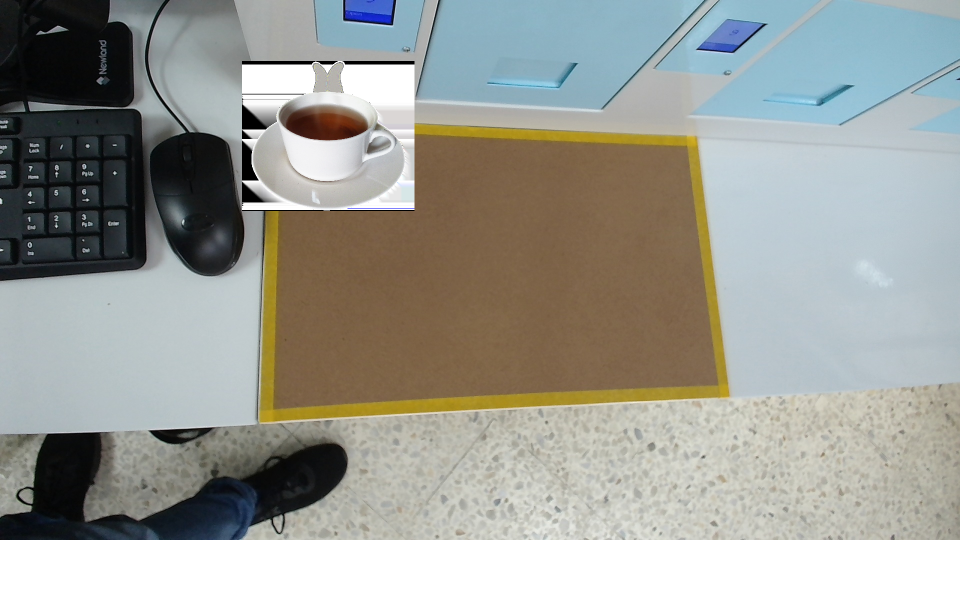
#> input picture img/p1.jpg, 1920 x 1223 px, found by its file name (shown at 1/2 size)
$ python approximate.py
#> lines starting #> are read from the running program, lines starting #| are printed output that depends on the picture; after the words box and inside, x2 and y2 are one past the last pixel; in counts of white or black regions, pixels touching at a corner belong together
import cv2
import numpy as np
image = cv2.imread(r'C:\Users\User\Desktop\perspective_tranform\img\p1.jpg')
#> image is the input picture: shape (1223, 1920, 3); mean B, G, R 152.8, 158.8, 157.4
original = image.copy()
hsv = cv2.cvtColor(image, cv2.COLOR_BGR2HSV)
#> hsv: shape (1223, 1920, 3); mean H, S, V 53, 46.7, 167.6
lower_brown = np.array([22, 85, 20])
upper_brown = np.array([65, 255, 212])
mask = cv2.inRange(hsv, lower_brown, upper_brown)
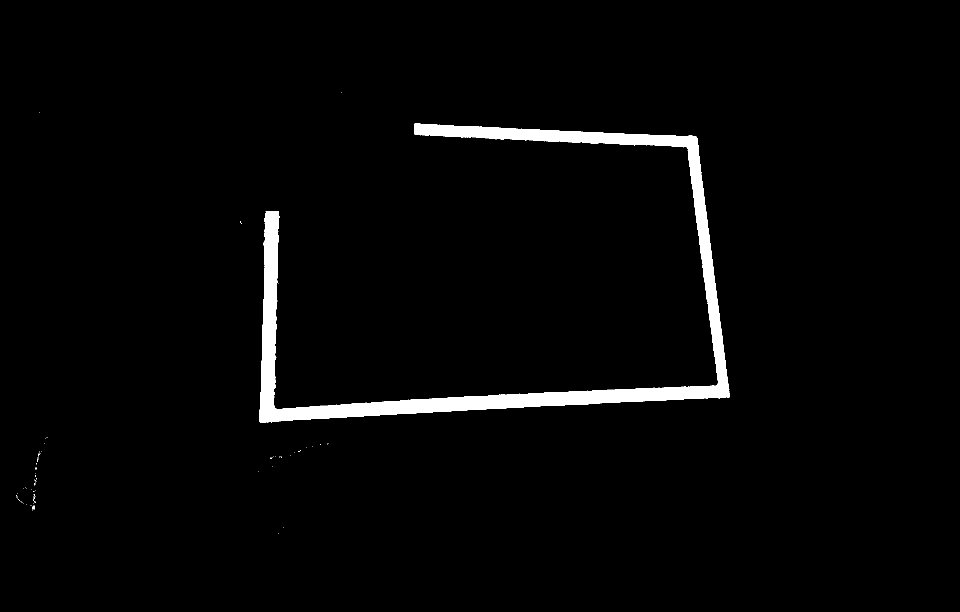
#> mask: shape (1223, 1920) (shown at 1/2 size); 2.5% white; 76 white regions (74 under 20 px)
contours, _ = cv2.findContours(mask, cv2.RETR_EXTERNAL, cv2.CHAIN_APPROX_SIMPLE)
#> contours = 76 contours, 75 with area under 20; largest, box (x1, y1, x2, y2) and area: (518, 247, 1460, 846) 55472
def order_points(pts):
    rect = np.zeros((4, 2), dtype="float32")
    s = pts.sum(axis=1)
    rect[0] = pts[np.argmin(s)]      # top-left
    rect[2] = pts[np.argmax(s)]      # bottom-right
    diff = np.diff(pts, axis=1)
    rect[1] = pts[np.argmin(diff)]   # top-right
    rect[3] = pts[np.argmax(diff)]   # bottom-left
    return rect
if contours:
    l_contours = max(contours, key=cv2.contourArea)
#> l_contours = contour of 1211 points, box (x1, y1, x2, y2) (518, 247, 1460, 846), area 55472
    epsilon = 0.06 * cv2.arcLength(l_contours, True)
#> epsilon = 306.5
    approx = cv2.approxPolyDP(l_contours, epsilon, True)
#> approx = [[531, 422], [520, 845], [1458, 794], [1390, 272], [829, 247], [1376, 296], [1430, 772], [553, 818]]
    if len(approx) == 4 and cv2.isContourConvex(approx):
        area = cv2.contourArea(approx)
        if area > 500:
            cv2.drawContours(image, [approx], -1, (0, 255, 0), 3)

            # --- เพิ่ม Perspective Transform ---
            pts = approx.reshape(4, 2)
            rect = order_points(pts)

            (tl, tr, br, bl) = rect
            widthA = np.linalg.norm(br - bl)
            widthB = np.linalg.norm(tr - tl)
            maxWidth = int(max(widthA, widthB))

            heightA = np.linalg.norm(tr - br)
            heightB = np.linalg.norm(tl - bl)
            maxHeight = int(max(heightA, heightB))

            dst = np.array([
                [0, 0],
                [maxWidth - 1, 0],
                [maxWidth - 1, maxHeight - 1],
                [0, maxHeight - 1]
            ], dtype="float32")

            # Perspective transform
            M = cv2.getPerspectiveTransform(rect, dst)
            warped = cv2.warpPerspective(original, M, (maxWidth, maxHeight))

            # แสดงผลภาพแปลงมุมมอง
            cv2.imshow("Warped", warped)

    else:
        hulls = [cv2.convexHull(c) for c in contours]
#> hulls = 76 contours, 74 with area under 20; largest, box (x1, y1, x2, y2) and area: (518, 247, 1460, 846) 483788, (65, 1011, 70, 1020) 23
        areas = [cv2.contourArea(h) for h in hulls]
#> areas = 76 values, max 483787.5 at index 73, min 0 at index 0, mean 6366.5
        if len(areas) > 0:
            max_idx = np.argmax(areas)
#> max_idx = 73
            max_hull = hulls[max_idx]
#> max_hull = contour of 20 points, box (x1, y1, x2, y2) (518, 247, 1460, 846), area 483788
            cv2.drawContours(original, [max_hull], -1, (0, 255, 0), 3)
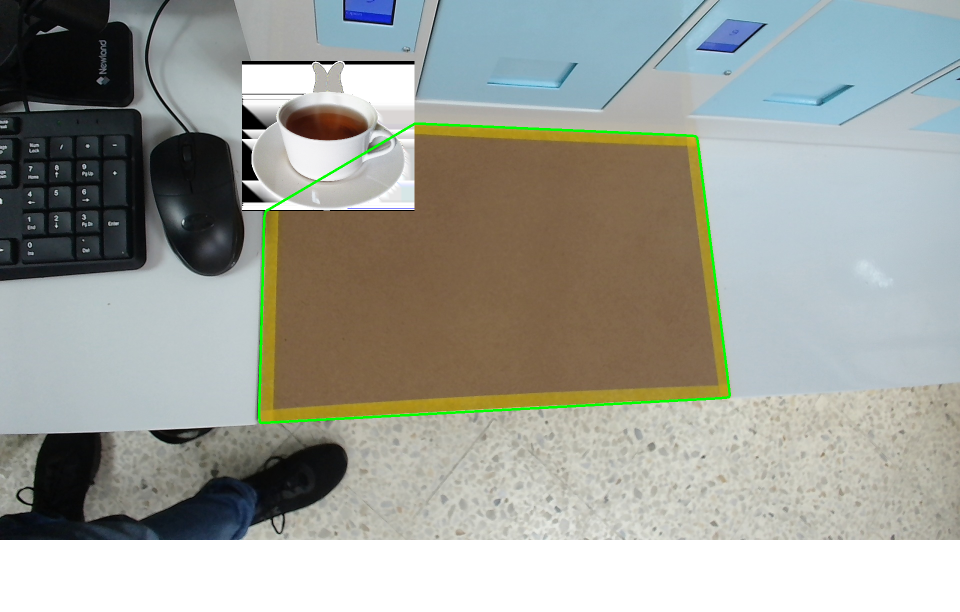
#> original: shape (1223, 1920, 3) (shown at 1/2 size); 0.59% of pixels changed, all inside (x1, y1, x2, y2) = (516, 245, 1462, 848)
            mask_hull = np.zeros_like(mask)
            cv2.drawContours(mask_hull, [max_hull], -1, 255, -1)
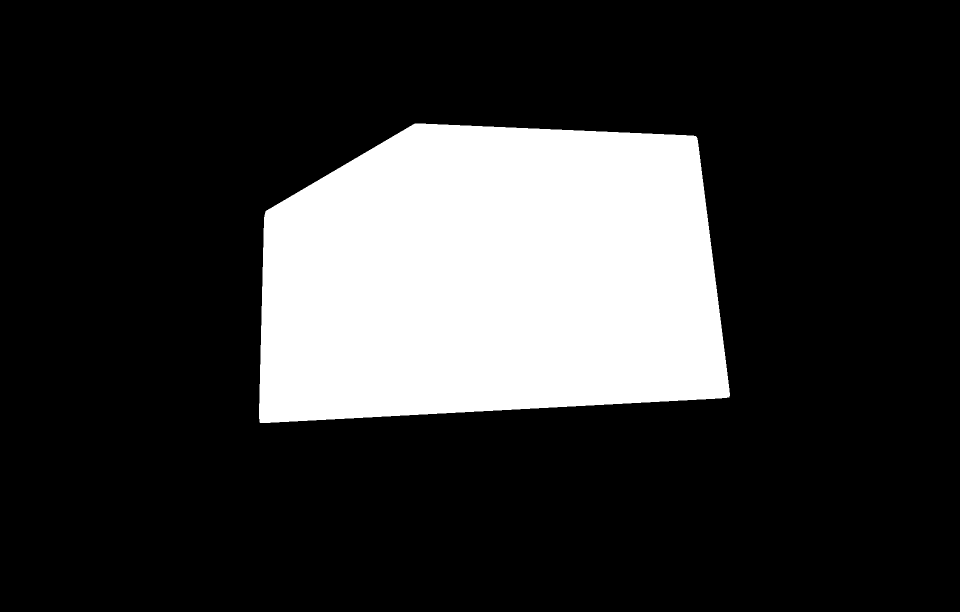
#> mask_hull: shape (1223, 1920) (shown at 1/2 size); 20.7% white; 1 white region, box (x1, y1, x2, y2) and area: (518, 247, 1460, 846) 485165
            masked_image = cv2.bitwise_and(original, original, mask=mask_hull)
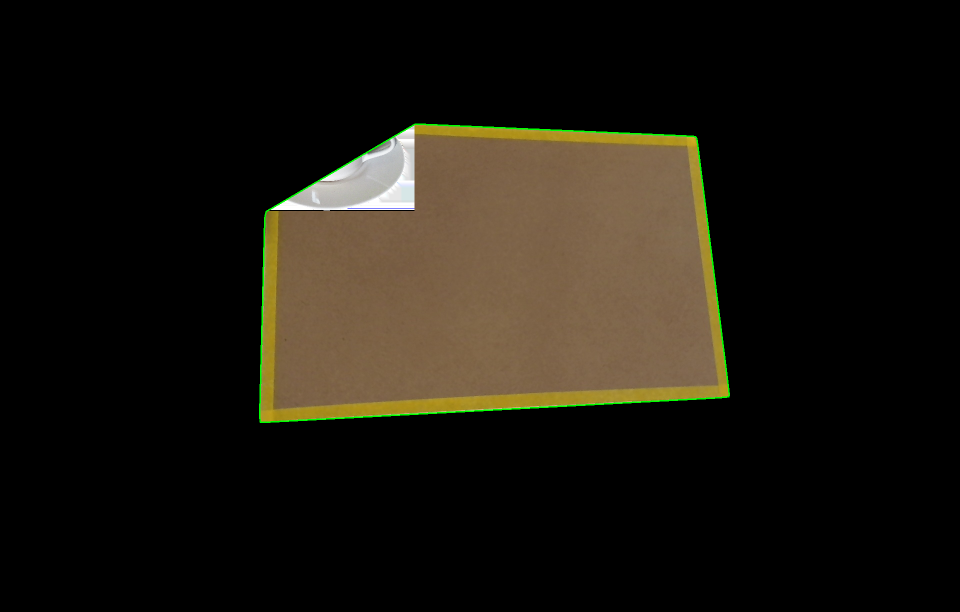
#> masked_image: shape (1223, 1920, 3) (shown at 1/2 size); mean B, G, R 15.2, 23.1, 27.2

            cv2.imshow("Masked Hull Area", masked_image)
cv2.imshow("convex hull", original)
cv2.imshow("mask", mask)
cv2.waitKey(0)

$ run again, with img/p2.jpg copied over img/p1.jpg
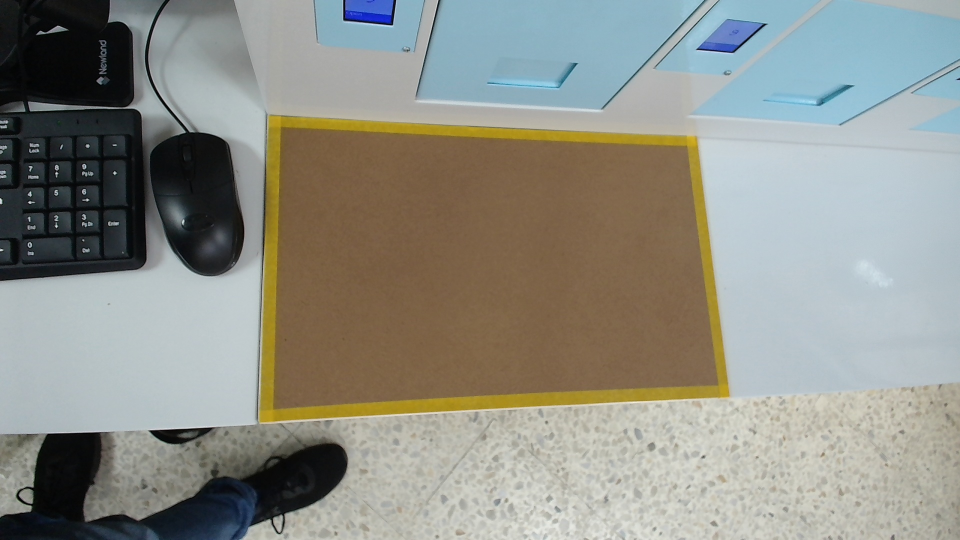
#> input picture img/p2.jpg, 1920 x 1080 px, found by its file name (shown at 1/2 size)
#> image is the input picture: shape (1080, 1920, 3); mean B, G, R 135.5, 143.4, 142.2
#> hsv: shape (1080, 1920, 3); mean H, S, V 59.8, 55.6, 153.8
#> `mask = cv2.inRange(hsv, lower_brown, upper_brown)`:
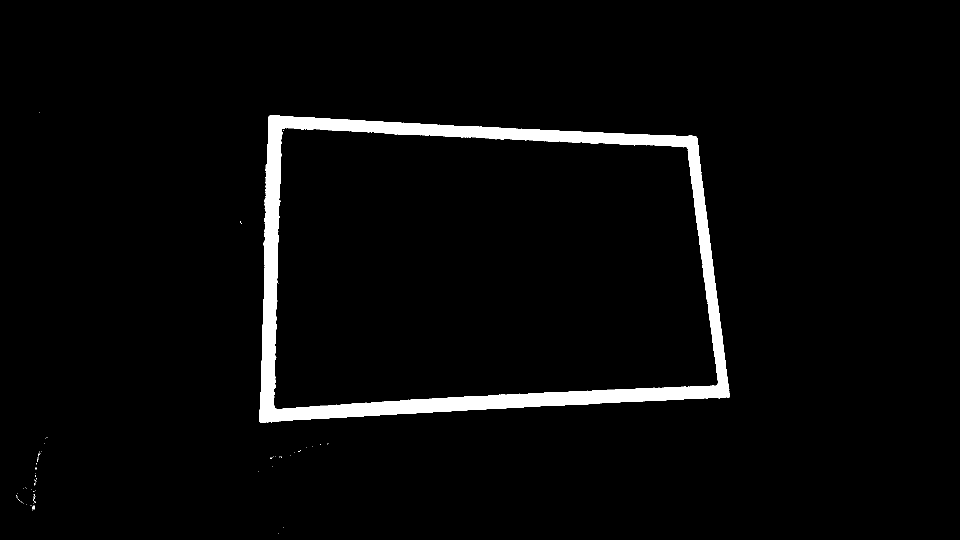
#> mask: shape (1080, 1920) (shown at 1/2 size); 3.4% white; 84 white regions (82 under 20 px)
#> contours = 82 contours, 81 with area under 20; largest, box (x1, y1, x2, y2) and area: (518, 231, 1460, 846) 506509
#> l_contours = contour of 618 points, box (x1, y1, x2, y2) (518, 231, 1460, 846), area 506509
#> epsilon = 186.1
#> approx = [[537, 233], [520, 845], [1458, 794], [1392, 273]]
#> area = 508002
#> image: shape (1080, 1920, 3); 0.7% of pixels changed, all inside (x1, y1, x2, y2) = (518, 231, 1461, 848)
#> pts = [[537, 233], [520, 845], [1458, 794], [1392, 273]]
#> s = [770, 1365, 2252, 1665]
#> diff = [-304, 325, -664, -1119]
#> rect = [[537, 233], [1392, 273], [1458, 794], [520, 845]]
#> tl = [537, 233]; tr = [1392, 273]; br = [1458, 794]; bl = [520, 845]
#> widthA = 939.4
#> widthB = 855.9
#> maxWidth = 939
#> heightA = 525.2
#> heightB = 612.2
#> maxHeight = 612
#> dst = [[0, 0], [938, 0], [938, 611], [0, 611]]
#> M = [[0.894, 0.0248, -485.9], [-0.0493, 1.05, -218.9], [-0.000165, 0.000168, 1]]
#> `warped = cv2.warpPerspective(original, M, (maxWidth, maxHeight))`:
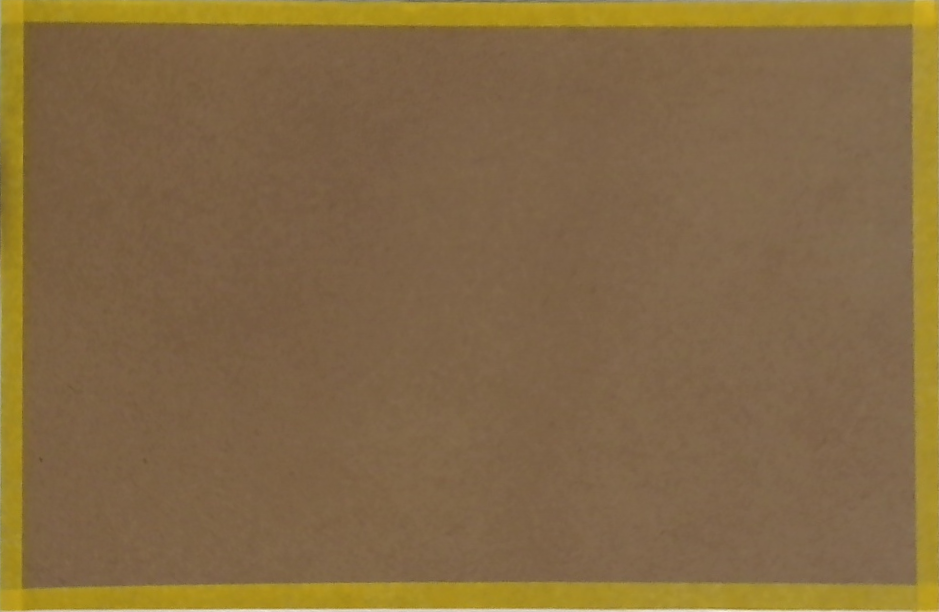
#> warped: shape (612, 939, 3); mean B, G, R 67.8, 105, 130.6

$ run again, with img/p3.jpg copied over img/p1.jpg
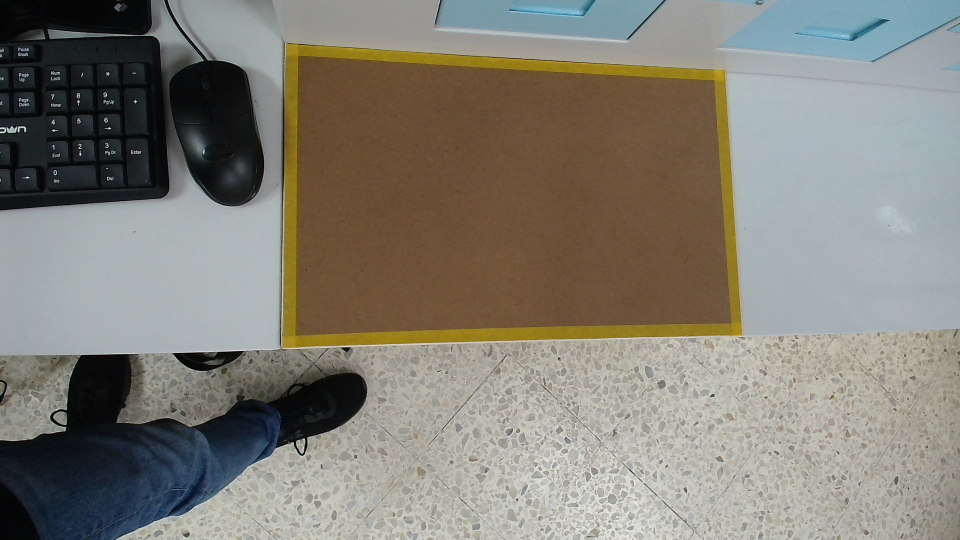
#> input picture img/p3.jpg, 1920 x 1080 px, found by its file name (shown at 1/2 size)
#> image is the input picture: shape (1080, 1920, 3); mean B, G, R 118.2, 127.7, 130.4
#> hsv: shape (1080, 1920, 3); mean H, S, V 52.4, 58.2, 137.2
#> `mask = cv2.inRange(hsv, lower_brown, upper_brown)`:
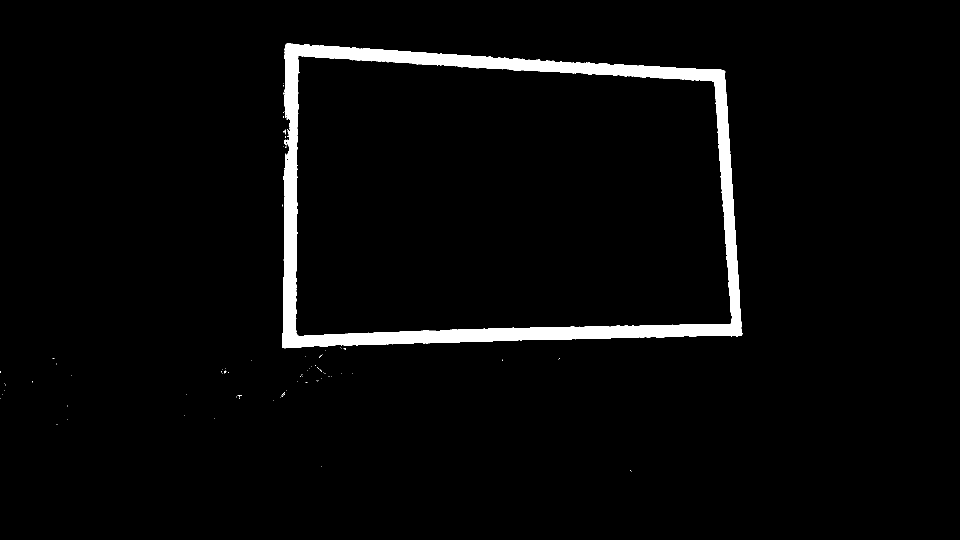
#> mask: shape (1080, 1920) (shown at 1/2 size); 3.2% white; 95 white regions (93 under 20 px)
#> contours = 94 contours, 93 with area under 20; largest, box (x1, y1, x2, y2) and area: (564, 86, 1485, 697) 507177
#> l_contours = contour of 719 points, box (x1, y1, x2, y2) (564, 86, 1485, 697), area 507177
#> epsilon = 192.7
#> approx = [[571, 89], [565, 695], [1483, 671], [1448, 141]]
#> area = 509577
#> image: shape (1080, 1920, 3); 0.71% of pixels changed, all inside (x1, y1, x2, y2) = (563, 87, 1486, 698)
#> pts = [[571, 89], [565, 695], [1483, 671], [1448, 141]]
#> s = [660, 1260, 2154, 1589]
#> diff = [-482, 130, -812, -1307]
#> rect = [[571, 89], [1448, 141], [1483, 671], [565, 695]]
#> tl = [571, 89]; tr = [1448, 141]; br = [1483, 671]; bl = [565, 695]
#> widthA = 918.3
#> widthB = 878.5
#> maxWidth = 918
#> heightA = 531.2
#> heightB = 606
#> dst = [[0, 0], [917, 0], [917, 605], [0, 605]]
#> M = [[0.851, 0.00843, -486.8], [-0.0579, 0.976, -53.84], [-0.000136, 7.95e-05, 1]]
#> `warped = cv2.warpPerspective(original, M, (maxWidth, maxHeight))`:
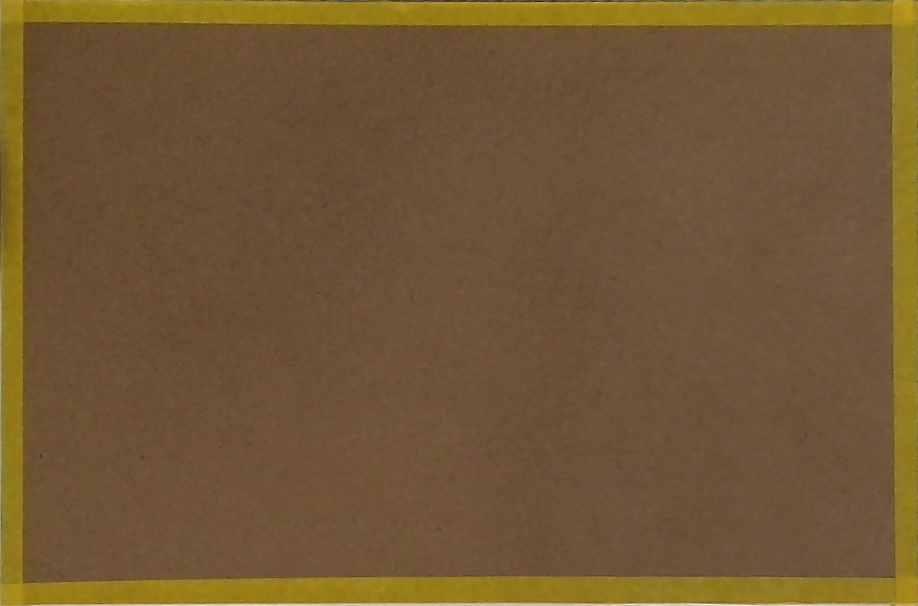
#> warped: shape (606, 918, 3); mean B, G, R 52.9, 87.2, 113.5
